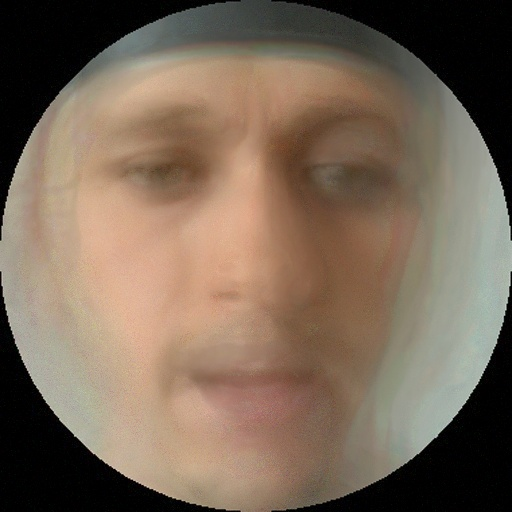
#> input picture src/decoder/reconstructed200,3.jpg, 512 x 512 px
$ python -i mask.py   (imports and definitions only)
#> lines starting #> are read from the running program, lines starting #| are printed output that depends on the picture; after the words box and inside, x2 and y2 are one past the last pixel; in counts of white or black regions, pixels touching at a corner belong together
#> further down, picture is the input picture: shape (512, 512, 3); mean B, G, R 87.7, 104.4, 122.4
import cv2
import numpy as np

def create_mask(image):
    # Create mask and draw circle onto mask
    mask = np.zeros(image.shape, dtype=np.uint8)
    width = image.shape[0]
#> width = 512
    hight = image.shape[1]
#> hight = 512
    center_coordinates = ( int(width/2),int(hight/2))
#> center_coordinates = (256, 256)
    axesLength = (190, 190)
    angle = 0
    startAngle = 0
    endAngle = 360
    cv2.ellipse(mask, center_coordinates,axesLength, angle,
                            startAngle, endAngle, (255,255,255), -1)
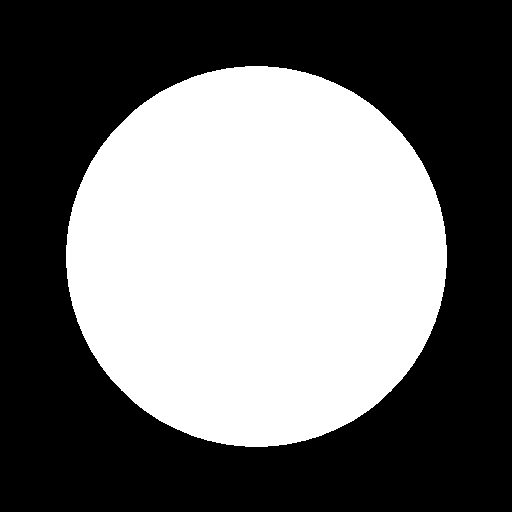
#> mask: shape (512, 512, 3); 43.4% white; 1 white region, box (x1, y1, x2, y2) and area: (66, 66, 447, 447) 113839

    # Bitwise-and for ROI
    ROI = cv2.bitwise_and(image, mask)
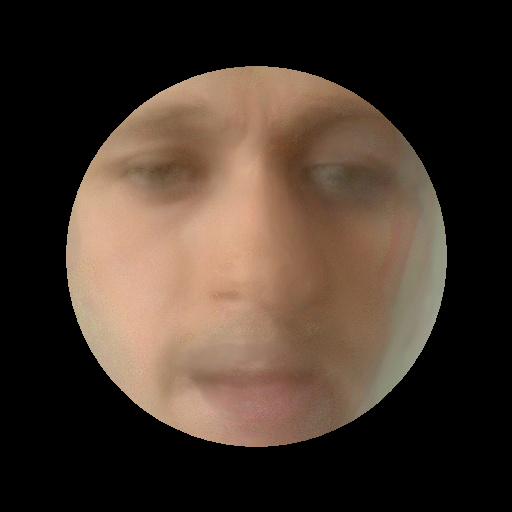
#> ROI: shape (512, 512, 3); mean B, G, R 44.1, 55, 69.7

    # Crop mask and turn background
    mask = cv2.cvtColor(mask, cv2.COLOR_BGR2GRAY)
    x,y,w,h = cv2.boundingRect(mask)
#> x = 66; y = 66; w = 381; h = 381
    result = ROI[y:y+h,x:x+w]
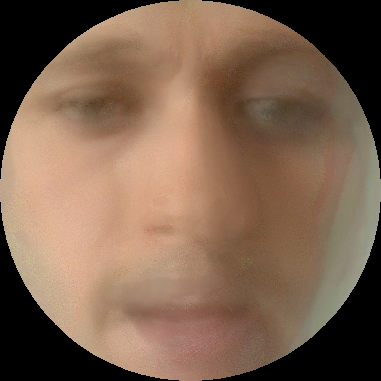
#> result: shape (381, 381, 3); mean B, G, R 79.6, 99.3, 125.9
    mask = mask[y:y+h,x:x+w]
    result[mask==0] = (0,0,0)
    resize_image = cv2.resize(result, (512,512), interpolation=cv2.INTER_CUBIC)

    return resize_image

>>> import cv2
>>> picture = cv2.imread('decoder/reconstructed200,3.jpg')
>>> result = create_mask(picture)
